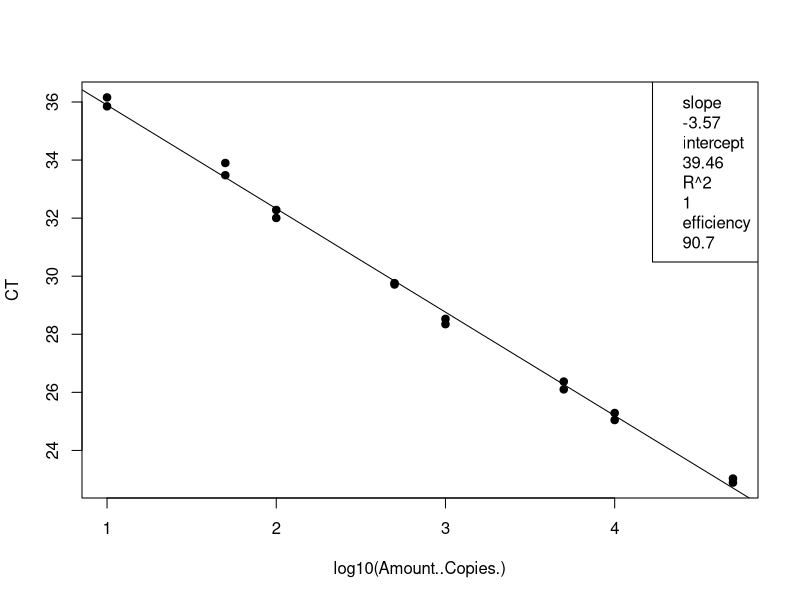
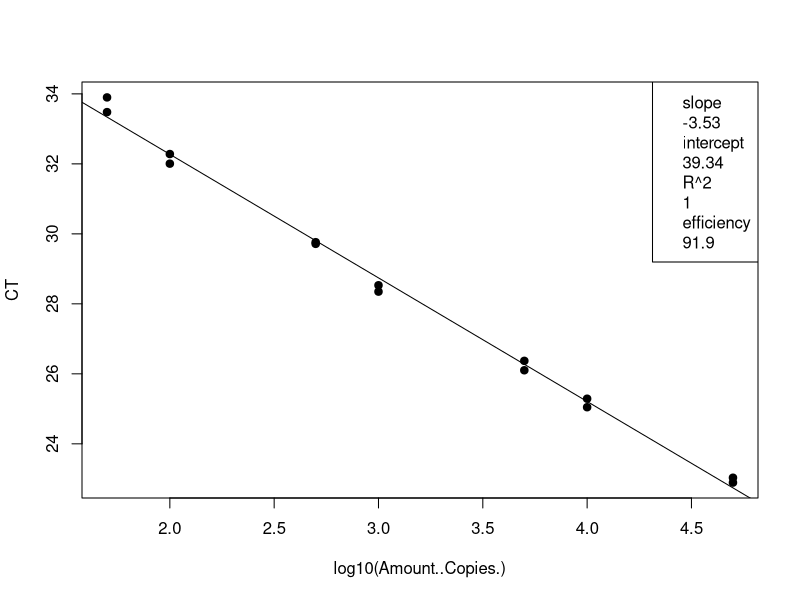
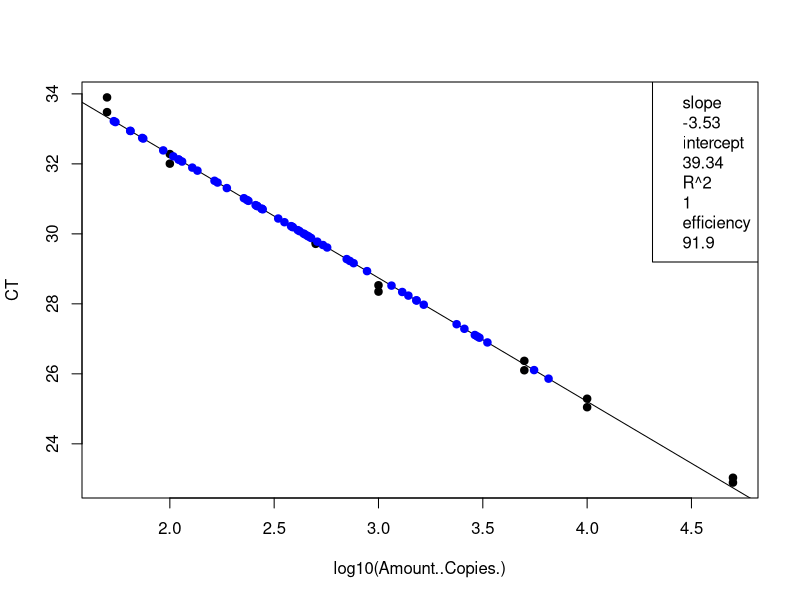
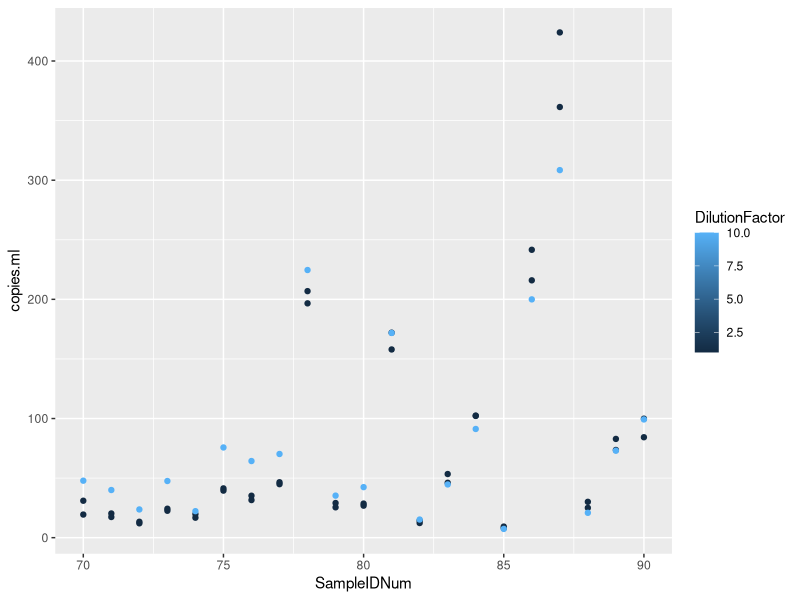

Source code (R) for these figures, in order:
## ---- chunk 1
knitr::opts_chunk$set(echo = TRUE)

## ---- chunk 2
# load the data (note data file must be in this repository)
data <- read.csv("Plate4_GenBac_qPCRConversion.csv")
View(data)

# clean up the data file (there is some stuff at the bottom and extra blank rows)
data <- data[-68:-70,] # This removes rows 92-95
data <- data[-74:-76,] # This removes rows 92-95
View(data)

# assign to the correct data class #warning message about NAs is OK
class(data$CT) # check the data class type
data$CT <- as.numeric(as.character(data$CT)) # change to numeric
data$Amount..Copies. <- as.numeric(as.character(data$Amount..Copies.)) # change to numeric
## ---- chunk 3
# linear regression of standard curve
standards = data[1:16,]
standardCurve <- lm(CT ~ log10(Amount..Copies.), data = standards)
  
standardCurvePlot <- plot(CT ~ log10(Amount..Copies.), data = standards, pch=19) 
abline(coef(standardCurve)) 
legend("topright", legend=c(paste= "slope", round(standardCurve$coefficients[2], 2), 
                            paste= "intercept", round(standardCurve$coefficients[1], 2), 
                            paste= "R^2", round(summary(standardCurve)$r.squared, 2),
                            paste = "efficiency", round((10^(-1/standardCurve$coefficients[2])-1)*100, 1)))
## ---- chunk 4
# remove standards that sucked and redo analysis NOT NEEDED 21 Jan 2020
standards <- standards[-15:-16,] # uncomment this line and change which rows to remove
standardCurve <- lm(CT ~ log10(Amount..Copies.), data = standards)

standardCurvePlot <- plot(CT ~ log10(Amount..Copies.), data = standards, pch=19)
abline(coef(standardCurve))
col = "blue"
legend("topright", legend=c(paste= "slope", round(standardCurve$coefficients[2], 2),
                            paste= "intercept", round(standardCurve$coefficients[1], 2),
                            paste= "R^2", round(summary(standardCurve)$r.squared, 2),
                            paste = "efficiency", round((10^(-1/standardCurve$coefficients[2])-1)*100, 1)))
## ---- chunk 5
# data set of unknowns including info on standard curve
#unknowns = subset(data, Name == "UNKNOWN")
unknowns = data[17:85,]
#unknowns <- unknowns[-1:-3,] # uncomment this line and change which rows to remove if these samples were outside of the standard curve

# add new columns to the data table
unknowns$plate_num = 1 #change to the actual plate number
unknowns$standard_slope = standardCurve$coefficients[2]
unknowns$standard_intercept = standardCurve$coefficients[1]
unknowns$R2 = summary(standardCurve)$r.squared
unknowns$efficiency =  (10^(-1/standardCurve$coefficients[2])-1)*100
  
# add a new column that interpolates copies/well from Ct for the unknowns
unknowns$log.copies.well = ((unknowns$CT - standardCurve$coefficients[1])/standardCurve$coefficients[2])
unknowns$copies.well = 10^unknowns$log.copies.well

# copies/ul extract accounting for dilution factor
vol.well = 3 #qPCR template volume in ul
unknowns$vol.well = vol.well
unknowns$copies.ul = ((unknowns$copies.well/vol.well)*unknowns$DilutionFactor)

# copies/extraction
vol.elution = 110 #DNA extraction elution volume in ul
unknowns$vol.elution = vol.elution
unknowns$copies.extraction = (unknowns$copies.ul*vol.elution)

# copies/ml #Volume is volume of sample filtered in mL
unknowns$copies.ml = (unknowns$copies.extraction/unknowns$Volume)


## ---- chunk 6
standards <- standards[-15:-16,] # uncomment this line and change which rows to remove
standardCurve <- lm(CT ~ log10(Amount..Copies.), data = standards)

standardCurvePlot <- plot(CT ~ log10(Amount..Copies.), data = standards, pch=19)
abline(coef(standardCurve))
col = "blue"
legend("topright", legend=c(paste= "slope", round(standardCurve$coefficients[2], 2),
                            paste= "intercept", round(standardCurve$coefficients[1], 2),
                            paste= "R^2", round(summary(standardCurve)$r.squared, 2),
                            paste = "efficiency", round((10^(-1/standardCurve$coefficients[2])-1)*100, 1)))

unknowns = unknowns[1:69,]
standardCurve <- lm(CT ~ log10(copies.well), data = unknowns)

standardCurvePlot <- points(CT ~ log10(copies.well), data = unknowns, pch=19, col = "blue")


#abline(coef(standardCurve))
#legend("topright", legend=c(paste= "slope", round(standardCurve$coefficients[2], 2),
                            #paste= "intercept", round(standardCurve$coefficients[1], 2),
                            #paste= "R^2", round(summary(standardCurve)$r.squared, 2),
                            #paste = "efficiency", round((10^(-1/standardCurve$coefficients[2])-1)*100, 1)))
## ---- chunk 7
# make a plot that compares the diluted to undiluted replicates for each sample including dilution factor
library("ggplot2")
unknowns$SampleIDNum <- as.numeric(as.character(unknowns$SampleIDNum)) # change to numeric
replicates = unknowns[1:71,]
#replicates <- replicates[-18,] # This removes rows (B11)
#replicates <- replicates[-32,] # This removes rows (D8)
#replicates <- replicates[-55,] # This removes rows (G5)
qplot(SampleIDNum,copies.ml, data=replicates, col=DilutionFactor)
## ---- chunk 8
# write csv file
write.csv(unknowns, file = "Plate4_GenBac_ConvertedData.csv", row.names=FALSE, na="")

# average the replicates (if not strongly inhibited) and make a new file
averaged = unknowns[1:63,]
averaged$averaged <- tapply(unknowns$copies.ml, unknowns$SampleIDNum, mean)
write.csv(averaged, file = "Plate4_GenBac_Averaged.csv", row.names=FALSE, na="")
